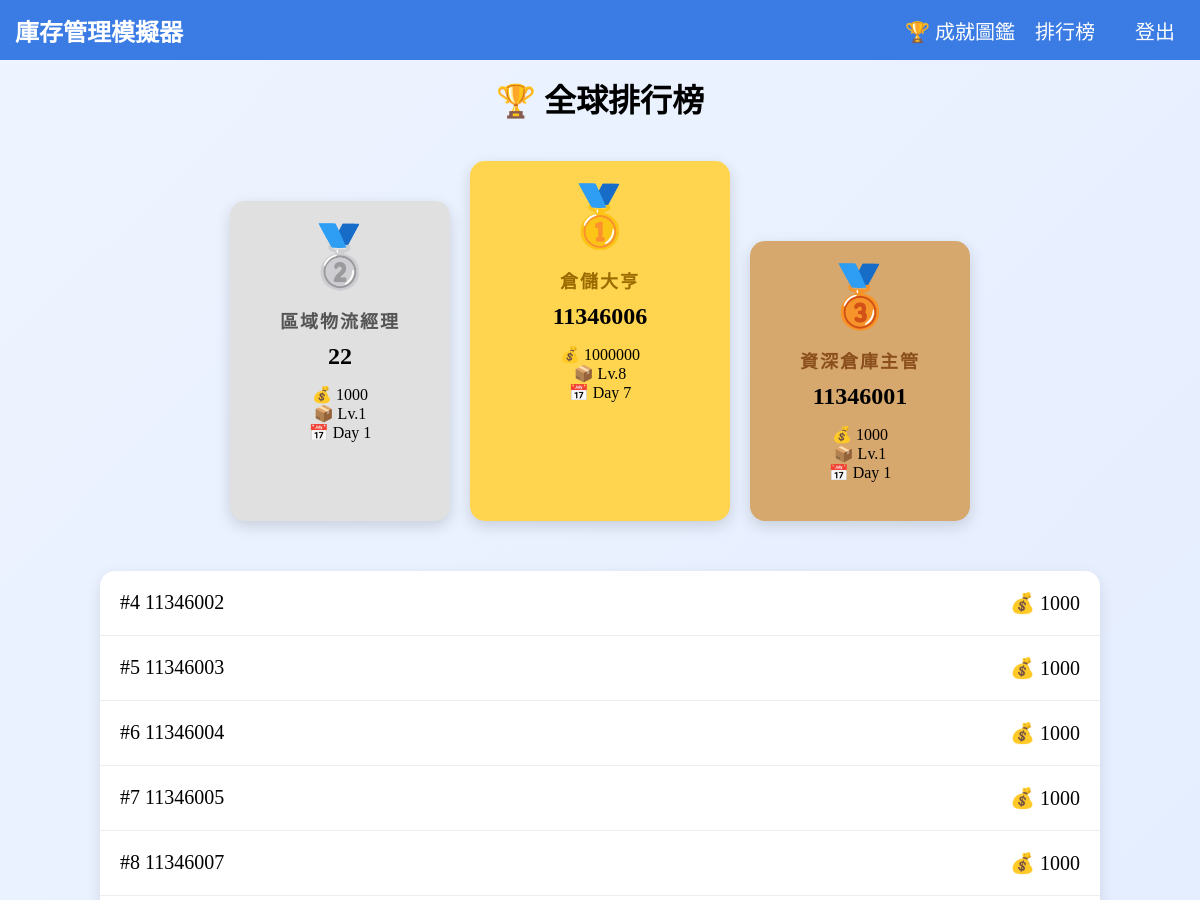
The page /leaderboard/ (upper part) on the database as committed earlier.
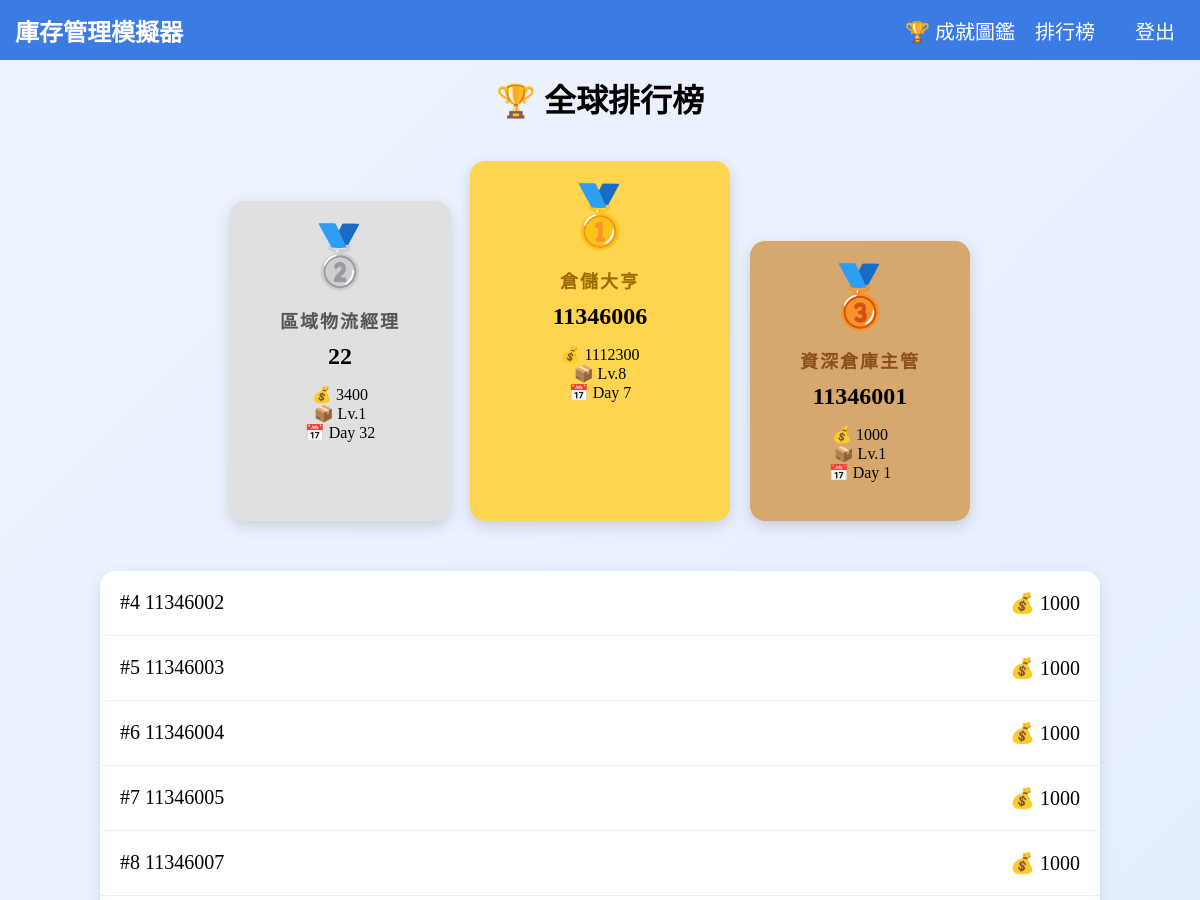
The same page on the database as committed later.
### game/models.py (models this page shows, shortened)
class Player(models.Model):
    user = models.OneToOneField(User, on_delete=models.CASCADE)
    tutorial_done = models.BooleanField(default=False)
    money = models.IntegerField(default=1000)
    level = models.IntegerField(default=1)
    exp = models.IntegerField(default=0)
    day = models.IntegerField(default=1)
    phase = models.CharField(max_length=20, default="buy")
    phase_start = models.DateTimeField(default=timezone.now)
    reputation = models.IntegerField(default=100)
    inventory = models.JSONField(default=dict)
    debug_mode = models.BooleanField(default=False)
    total_orders = models.IntegerField(default=0)
    total_sales = models.IntegerField(default=0)
    total_profit = models.IntegerField(default=0)

### game/views.py (the view)
def leaderboard(request):
    players = Player.objects.order_by(
        "-money"
    )
    return render(
        request,
        "game/leaderboard.html",
        {
            "players": players
        }
    )

### templates/game/leaderboard.html
{% extends "base.html" %}
{% load static %}
{% block content %}
    <div class="leaderboard">
        <h1 class="leaderboard_title">
            🏆 全球排行榜
        </h1>
        {% if players|length >= 1 %}
        <div class="podium">
            {% if players|length >= 2 %}
            <div class="podium_item silver">
                <div class="medal">🥈</div>
                <div class="rank_title">區域物流經理</div>
                <h2 class="rank_name">{{ players.1.user.username }}</h2>
                <p>💰 {{ players.1.money }}</p>
                <p>📦 Lv.{{ players.1.level }}</p>
                <p>📅 Day {{ players.1.day }}</p>
            </div>
            {% endif %}
            {% if players|length >= 1 %}
            <div class="podium_item gold">
                <div class="medal">🥇</div>
                <div class="rank_title">倉儲大亨</div>
                <h2 class="rank_name">{{ players.0.user.username }}</h2>
                <p>💰 {{ players.0.money }}</p>
                <p>📦 Lv.{{ players.0.level }}</p>
                <p>📅 Day {{ players.0.day }}</p>
            </div>
            {% endif %}
            {% if players|length >= 3 %}
            <div class="podium_item bronze">
                <div class="medal">🥉</div>
                <div class="rank_title">資深倉庫主管</div>
                <h2 class="rank_name">{{ players.2.user.username }}</h2>
                <p>💰 {{ players.2.money }}</p>
                <p>📦 Lv.{{ players.2.level }}</p>
                <p>📅 Day {{ players.2.day }}</p>
            </div>
            {% endif %}
        </div>
        {% endif %}
        <div class="rank_list">
            {% for player in players %}
            {% if forloop.counter > 3 %}
            <div class="rank_row">
                <div>
                    #{{ forloop.counter }}
                    {{ player.user.username }}
                </div>
                <div>
                    💰 {{ player.money }}
                </div>
            </div>
            {% endif %}
            {% endfor %}
        </div>
    </div>
{% endblock %}

Rows that differ between the two databases and show on the page:
changed Player (number 1 of 8 on the later page): money "1000" → "3400"; day "1" → "32"
changed Player (number 2 of 8 on the later page): money "1000000" → "1112300"
